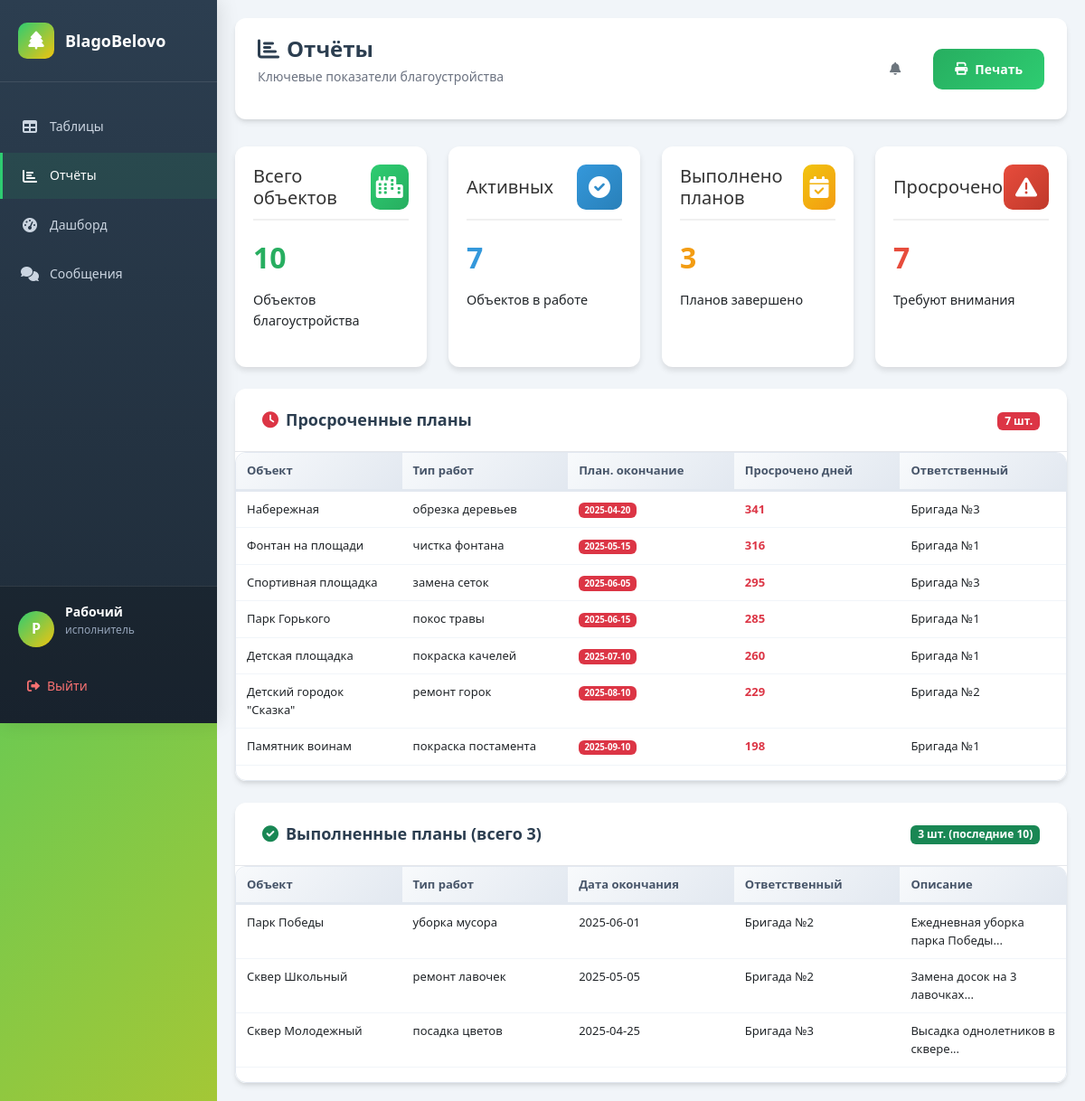
Before: /reports.php (signed in) with the older database file.
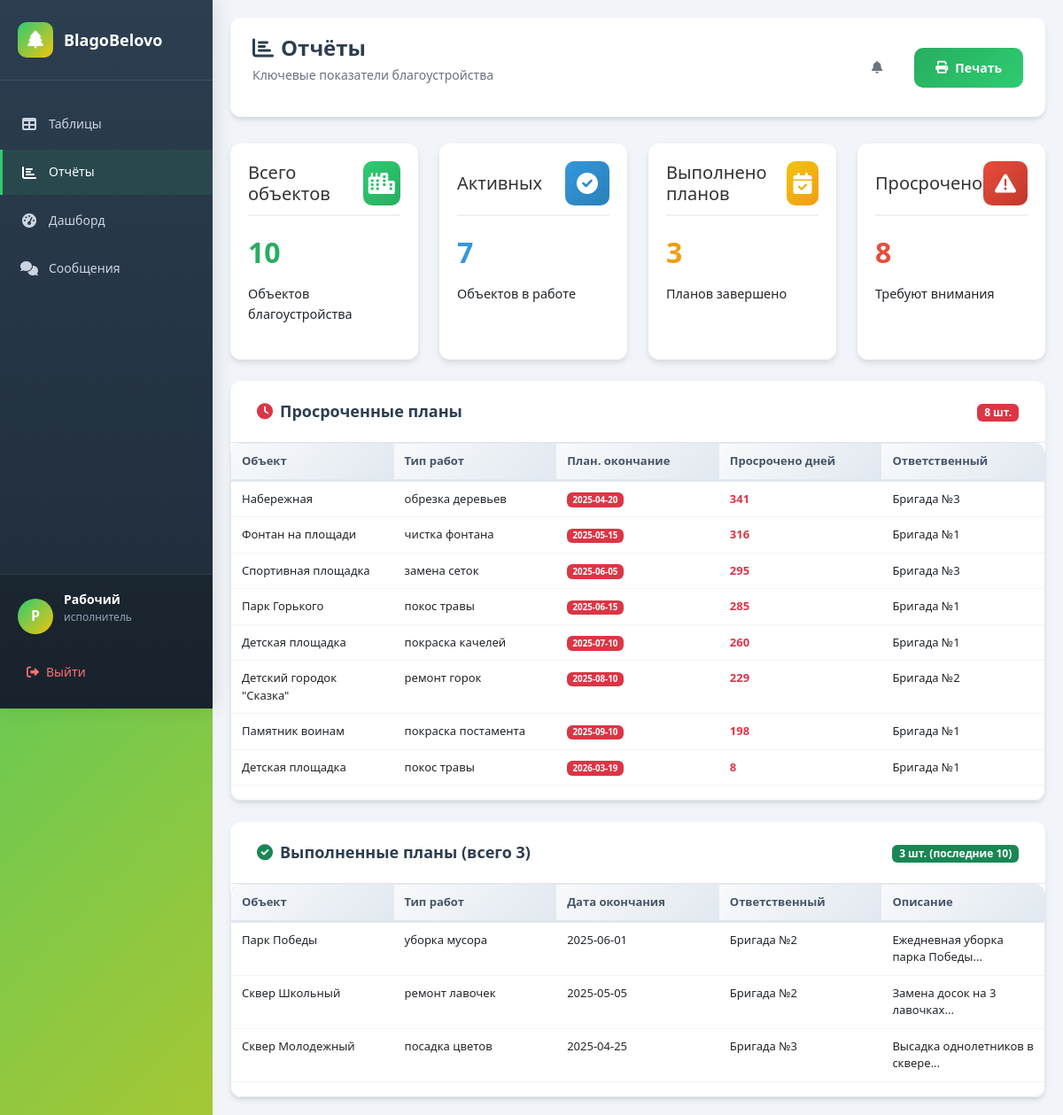
After: the same page with the newer database file.
### tables this page shows
CREATE TABLE `work_plans` (
  `id` int(11) NOT NULL AUTO_INCREMENT,
  `object_id` int(11) NOT NULL,
  `work_type` varchar(100) NOT NULL,
  `planned_start` date NOT NULL,
  `planned_end` date NOT NULL,
  `responsible` varchar(100) DEFAULT NULL,
  `status` varchar(20) DEFAULT 'запланировано',
  `overdue_reason` text DEFAULT NULL,
  `description` text DEFAULT NULL,
  `file_name` varchar(255) DEFAULT NULL,
  `file_path` varchar(255) DEFAULT NULL,
  PRIMARY KEY (`id`),
  KEY `object_id` (`object_id`),
  KEY `idx_planned_start` (`planned_start`),
  CONSTRAINT `work_plans_ibfk_1` FOREIGN KEY (`object_id`) REFERENCES `objects` (`id`) ON DELETE CASCADE
);

CREATE TABLE `objects` (
  `id` int(11) NOT NULL AUTO_INCREMENT,
  `name` varchar(200) NOT NULL,
  `type` varchar(100) DEFAULT NULL,
  `address` varchar(200) DEFAULT NULL,
  `status` varchar(20) DEFAULT 'активен',
  `responsible` varchar(100) DEFAULT NULL,
  `created_at` date DEFAULT NULL,
  PRIMARY KEY (`id`),
  KEY `idx_name` (`name`)
);

### reports.php (the view, shortened to what this page needs)
<?php
require 'db.php';
try {
    $stats = $pdo->query("
        SELECT
            (SELECT COUNT(*) FROM objects) AS total_objects,
            (SELECT COUNT(*) FROM objects WHERE status = 'активен') AS active_objects,
            (SELECT COUNT(*) FROM work_plans WHERE status = 'выполнено') AS completed_plans,
            (SELECT COUNT(*) FROM work_plans
             WHERE planned_end < CURDATE()
               AND status NOT IN ('выполнено', 'отменено')) AS overdue_plans
    ")->fetch();
    $overdue_plans = $pdo->query("
        SELECT p.*, o.name AS object_name, o.address,
               DATEDIFF(CURDATE(), p.planned_end) AS days_overdue
        FROM work_plans p
        LEFT JOIN objects o ON p.object_id = o.id
        WHERE p.planned_end < CURDATE()
          AND p.status NOT IN ('выполнено', 'отменено')
        ORDER BY p.planned_end ASC
    ")->fetchAll();
    $completed_plans = $pdo->query("
        SELECT p.*, o.name AS object_name, o.address
        FROM work_plans p
        LEFT JOIN objects o ON p.object_id = o.id
        WHERE p.status = 'выполнено'
        ORDER BY p.planned_end DESC
        LIMIT 10
    ")->fetchAll();
    $total_completed = $pdo->query("SELECT COUNT(*) FROM work_plans WHERE status = 'выполнено'")->fetchColumn();
} catch (PDOException $e) {
    $error = "Ошибка загрузки данных: " . $e->getMessage();
}
$user_display_name = $_SESSION['full_name'] ?? $_SESSION['login'] ?? 'Пользователь';
?>
<!DOCTYPE html>
<html lang="ru">
<head>
    <link href="https://cdn.jsdelivr.net/npm/bootstrap@5.3.0/dist/css/bootstrap.min.css" rel="stylesheet">
    <link rel="stylesheet" href="https://cdnjs.cloudflare.com/ajax/libs/font-awesome/6.0.0/css/all.min.css">
    <link rel="stylesheet" href="style.css">
</head>
<body class="admin-panel">
    <nav class="sidebar">
        <div class="sidebar-header">
            <div class="sidebar-logo"><i class="fas fa-tree"></i></div>
            <div class="sidebar-title">BlagoBelovo</div>
        </div>
        <ul class="sidebar-nav">
            <li class="nav-item"><a href="index.php" class="nav-link"><i class="nav-icon fas fa-table"></i><span>Таблицы</span></a></li>
            <li class="nav-item"><a href="reports.php" class="nav-link active"><i class="nav-icon fas fa-chart-bar"></i><span>Отчёты</span></a></li>
            <li class="nav-item"><a href="dashboard.php" class="nav-link"><i class="nav-icon fas fa-tachometer-alt"></i><span>Дашборд</span></a></li>
            <li class="nav-item"><a href="chat.php" class="nav-link"><i class="nav-icon fas fa-comments"></i><span>Сообщения</span></a></li>
        </ul>
        <div class="sidebar-footer">
            <div class="user-info">
                <div class="user-avatar"><?= mb_substr($user_display_name, 0, 1, 'UTF-8') ?></div>
                <div class="user-details">
                    <h4><?= htmlspecialchars($user_display_name) ?></h4>
                    <p><?= htmlspecialchars($_SESSION['role'] ?? 'Пользователь') ?></p>
                </div>
            </div>
            <a href="index.php?action=logout" class="logout-btn"><i class="fas fa-sign-out-alt"></i><span>Выйти</span></a>
        </div>
    </nav>
    <main class="main-content">
        <div class="content-header fade-in">
            <div class="header-title">
                <h1><i class="fas fa-chart-bar me-2"></i>Отчёты</h1>
                <p>Ключевые показатели благоустройства</p>
            </div>
            <div class="header-actions">
                <div class="dropdown d-inline-block me-2">
    <button class="btn btn-outline-secondary position-relative" type="button" data-bs-toggle="dropdown">
        <i class="fas fa-bell"></i>
    </button>
</div>
                <button class="btn btn-success" onclick="window.print()">
                    <i class="fas fa-print"></i> Печать
                </button>
            </div>
        </div>
        <div class="row mb-4">
            <div class="col-md-3">
                <div class="dashboard-widget">
                    <div class="widget-header">
                        <h5 class="mb-0">Всего объектов</h5>
                        <div class="widget-icon" style="background: linear-gradient(135deg, #2ecc71, #27ae60);">
                            <i class="fas fa-city"></i>
                        </div>
                    </div>
                    <div class="stat-number" style="color: #27ae60;"><?= $stats['total_objects'] ?></div>
                    <div class="stat-label">Объектов благоустройства</div>
                </div>
            </div>
            <div class="col-md-3">
                <div class="dashboard-widget">
                    <div class="widget-header">
                        <h5 class="mb-0">Активных</h5>
                        <div class="widget-icon" style="background: linear-gradient(135deg, #3498db, #2980b9);">
                            <i class="fas fa-check-circle"></i>
                        </div>
                    </div>
                    <div class="stat-number" style="color: #3498db;"><?= $stats['active_objects'] ?></div>
                    <div class="stat-label">Объектов в работе</div>
                </div>
            </div>
            <div class="col-md-3">
                <div class="dashboard-widget">
                    <div class="widget-header">
                        <h5 class="mb-0">Выполнено планов</h5>
                        <div class="widget-icon" style="background: linear-gradient(135deg, #f1c40f, #f39c12);">
                            <i class="fas fa-calendar-check"></i>
                        </div>
                    </div>
                    <div class="stat-number" style="color: #f39c12;"><?= $stats['completed_plans'] ?></div>
                    <div class="stat-label">Планов завершено</div>
                </div>
            </div>
            <div class="col-md-3">
                <div class="dashboard-widget">
                    <div class="widget-header">
                        <h5 class="mb-0">Просрочено</h5>
                        <div class="widget-icon" style="background: linear-gradient(135deg, #e74c3c, #c0392b);">
                            <i class="fas fa-exclamation-triangle"></i>
                        </div>
                    </div>
                    <div class="stat-number" style="color: #e74c3c;"><?= $stats['overdue_plans'] ?></div>
                    <div class="stat-label">Требуют внимания</div>
                </div>
            </div>
        </div>
        <div class="table-container mb-4">
            <div class="table-header">
                <div class="table-title"><i class="fas fa-clock text-danger me-2"></i>Просроченные планы</div>
                <div class="table-count"><span class="badge bg-danger"><?= count($overdue_plans) ?> шт.</span></div>
            </div>
            <div class="table-responsive">
                <table class="table table-hover">
                    <thead>
                        <tr>
                            <th>Объект</th>
                            <th>Тип работ</th>
                            <th>План. окончание</th>
                            <th>Просрочено дней</th>
                            <th>Ответственный</th>
                        </tr>
                    </thead>
                    <tbody>
                        <?php if (count($overdue_plans) > 0): ?>
                            <?php foreach ($overdue_plans as $plan): ?>
                            <tr>
                                <td><?= htmlspecialchars($plan['object_name'] ?? '—') ?></td>
                                <td><?= htmlspecialchars($plan['work_type']) ?></td>
                                <td><span class="badge bg-danger"><?= htmlspecialchars($plan['planned_end']) ?></span></td>
                                <td><span class="fw-bold text-danger"><?= $plan['days_overdue'] ?></span></td>
                                <td><?= htmlspecialchars($plan['responsible'] ?? '—') ?></td>
                            </tr>
                            <?php endforeach; ?>
                        <?php endif; ?>
                    </tbody>
                </table>
            </div>
        </div>
        <div class="table-container">
            <div class="table-header">
                <div class="table-title"><i class="fas fa-check-circle text-success me-2"></i>Выполненные планы (всего <?= $total_completed ?>)</div>
                <div class="table-count"><span class="badge bg-success"><?= count($completed_plans) ?> шт. (последние 10)</span></div>
            </div>
            <div class="table-responsive">
                <table class="table table-hover">
                    <thead>
                        <tr>
                            <th>Объект</th>
                            <th>Тип работ</th>
                            <th>Дата окончания</th>
                            <th>Ответственный</th>
                            <th>Описание</th>
                        </tr>
                    </thead>
                    <tbody>
                        <?php if (count($completed_plans) > 0): ?>
                            <?php foreach ($completed_plans as $plan): ?>
                            <tr>
                                <td><?= htmlspecialchars($plan['object_name'] ?? '—') ?></td>
                                <td><?= htmlspecialchars($plan['work_type']) ?></td>
                                <td><?= htmlspecialchars($plan['planned_end']) ?></td>
                                <td><?= htmlspecialchars($plan['responsible'] ?? '—') ?></td>
                                <td><?= htmlspecialchars(mb_substr($plan['description'] ?? '', 0, 50)) ?>...</td>
                            </tr>
                            <?php endforeach; ?>
                        <?php endif; ?>
                    </tbody>
                </table>
            </div>
        </div>
    </main>
</body>
</html>

### reports.php (style rules this page uses)
.dashboard-widget { background: white; border-radius: 12px; padding: 20px; margin-bottom: 20px; box-shadow: 0 4px 6px rgba(0,0,0,0.1); height: 100%; transition: transform 0.3s; }
.widget-header { display: flex; justify-content: space-between; align-items: center; margin-bottom: 15px; padding-bottom: 10px; border-bottom: 2px solid #f0f0f0; }
.widget-icon { width: 50px; height: 50px; border-radius: 10px; display: flex; align-items: center; justify-content: center; font-size: 24px; color: white; }
.stat-number { font-size: 2.5rem; font-weight: bold; margin: 10px 0; }
.stat-label { color: #6c757d; font-size: 0.9rem; }

Changed rows visible on the page:
added work_plans: object.name "Детская площадка", work_type "покос травы", planned_end "2026-03-19", days_overdue "8", responsible "Бригада №1", shown under "Просрочено"
Other visible differences:
$stats['overdue_plans']: "7" → "8"
count($overdue_plans): "7" → "8"
